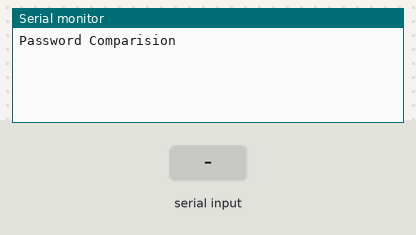
A sketch run on a simulated Arduino Uno, built with avr-gcc and run on an emulated ATmega328P. On the bench: the last lines printed to the serial monitor. The inputs (shaded band) are chosen by the test bench.

Above: at 2.2 s.
2.3 s: "surya" received over Serial
At 4.5 s:
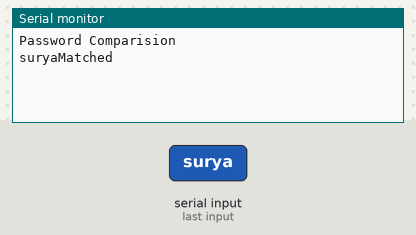
4.8 s: "1" received over Serial
At 6.2 s:
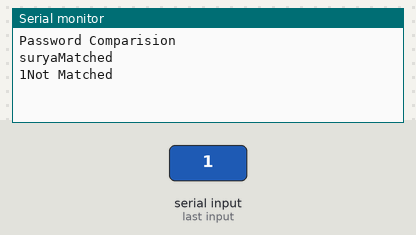

The sketch:

password_check_string.ino
```cpp
void setup()
{
  Serial.begin(9600);
  Serial.println("Password Comparision");
  delay(1000);
}

void loop()
{
  while(Serial.available()>0)
  {
    String ch=Serial.readString();
    Serial.print(ch);
    delay(100);
    ch.trim();
    if(ch=="surya")
    {
      Serial.println("Matched");
      delay(1000);
    }
    else
      Serial.println("Not Matched");

  }
}
```

Measured:
- after the input at 2.3 s, the serial monitor: prints a new line after 1.0 s (image 1)
- after the input at 4.8 s, the serial monitor: prints a new line after 1.0 s (image 2)
